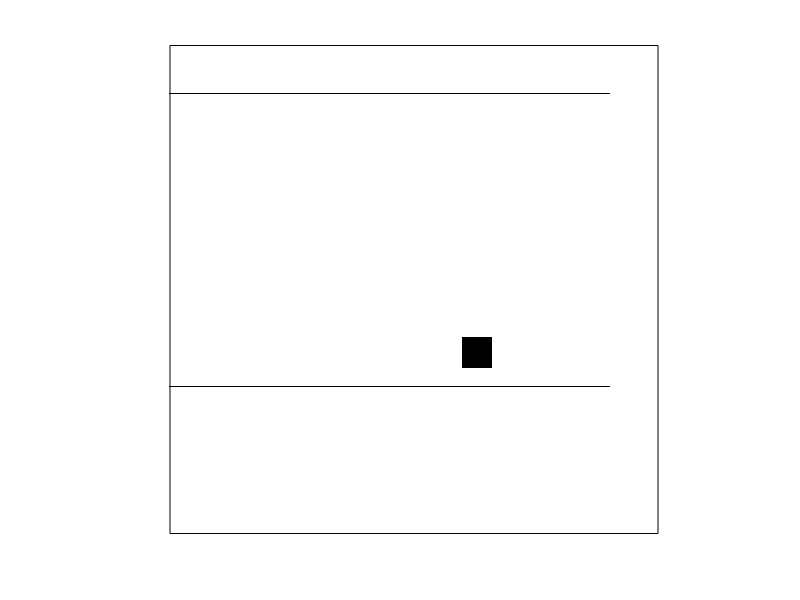

MATLAB code to generate this figure: (Note: this script raises an error after producing the figure.)
clc
clear
close all
%set up the potential field for the map
map=ones(500);
map(300:330,300:330)=zeros(31);
%set the road
map(50,1:450)=zeros(1,450);
map(350,1:450)=zeros(1,450);
map(240,1:450)=ones(1,450)*0.9;
map=int16(map);
%%%%%%Set up parameters%%%%%%
source=[300 10];%the initial position in Y X fromate
goal=[300 450]; %the goal position in Y X formate
robotDirection=0; % initial heading direction
robotSize=[2 2]; %length and breadth
robotSpeed=20; % arbitrary units 
maxRobotSpeed=10; % arbitrary units 
S=2; % safety distance
distanceThreshold=10; % a threshold distace. points within this threshold can be taken as same. 
maxAcceleration=6; % maximum speed change per unit time
maxTurn=30*pi/180; % potential outputs to turn are restriect to -60 and 60 degrees.
k=3.5; % degree of calculating potential
attractivePotentialScaling=3000000; % scaling factor for attractive potential
repulsivePotentialScaling=300000; % scaling factor for repulsive potential
minAttractivePotential=1; % minimum attractive potential at any point
%%%%%%%start planning%%%%%%%%

currentPosition=source;
currentDirection=robotDirection;
robotDiagnal=sqrt((robotSize(1)/2)^2+(robotSize(2)/2)^2);
pathFound=false;
pathCost=0;
t=1;
imshow(map==1);
rectangle('position',[1 1 size(map)-1],'edgecolor','k')
pathlength=0;

%check the initial position and target position is avaliable
if ~plotRobot(currentPosition,currentDirection,map,robotDiagnal)
   error('start position lies on an obstacle or outside map');
end
if ~feasurePoint(goal,map)
   error('Target position lies on an obstacle or outside map');
end
tic
%find the path
while ~pathFound
    %calculate the distance from obstacel at front
    distance=robotSize(1)/2+1;
    while true
        x=currentPosition+distance*[sin(currentDirection) cos(currentDirection)];
        x=int16(x);
        if ~feasurePoint(x,map)
            break;
        end
        distance=distance+1;
        
    end
    disFront=distance-robotSize(1)/2; %find the fron distance eliminate robot size
    
      %calculate the distance from obstacel at left
    distance=robotSize(1)/2+1;
    while true
        x=currentPosition+distance*[sin(currentDirection-pi/2) cos(currentDirection-pi/2)];
         x=int16(x);
        if ~feasurePoint(x,map)
            break;
        end
        distance=distance+1;
        
    end
    disLeft=distance-robotSize(1)/2; %find the fron distance eliminate robot size
    
    %calculate the distance from obstacel at right
    distance=robotSize(1)/2+1;
    while true
        x=currentPosition+distance*[sin(currentDirection+pi/2) cos(currentDirection+pi/2)];
         x=int16(x);
        if ~feasurePoint(x,map)
            break;
        end
        distance=distance+1;
        
    end
    disRight=distance-robotSize(1)/2; %find the fron distance eliminate robot size
    
    %calculate the distance from obstacel at left diagnoal
    distance=robotDiagnal+1;
    while true
        x=currentPosition+distance*[sin(currentDirection-pi/4) cos(currentDirection-pi/4)];
         x=int16(x);
        if ~feasurePoint(x,map)
            break;
        end
        distance=distance+1;
        
    end
    disLeftDiagonal=distance-robotDiagnal; %find the fron distance eliminate robot size
    
    %calculate the distance from obstacel at right diagnoal
    distance=robotDiagnal+1;
    while true
        x=currentPosition+distance*[sin(currentDirection+pi/4) cos(currentDirection+pi/4)];
         x=int16(x);
        if ~feasurePoint(x,map)
            break;
        end
        distance=distance+1;
        
    end
    disRightDiagonal=distance-robotDiagnal; %find the fron distance eliminate robot size
    
    %calculate the angle to the goal
    angleGoal=atan2(goal(1)-currentPosition(1),goal(2)-currentPosition(2));
    %calculate the distance to the goal
    distanceGoal=sqrt((goal(1)-currentPosition(1))^2+(goal(2)-currentPosition(2))^2);
    %judege whether found the goal
    if distanceGoal<distanceThreshold
        pathFound=true;
    end
    
    %compute potentails
    repulsivePotential=(1.0/disFront)^k*[sin(currentDirection) cos(currentDirection)] + ...
     (1.0/disLeft)^k*[sin(currentDirection-pi/2) cos(currentDirection-pi/2)] + ...
     (1.0/disRight)^k*[sin(currentDirection+pi/2) cos(currentDirection+pi/2)] + ...
     (1.0/disLeftDiagonal)^k*[sin(currentDirection-pi/4) cos(currentDirection-pi/4)] + ...
     (1.0/disRightDiagonal)^k*[sin(currentDirection+pi/4) cos(currentDirection+pi/4)];
   
    attractivePotential=max([(1.0/distanceGoal)^k*attractivePotentialScaling ...
        minAttractivePotential])*[sin(angleGoal) cos(angleGoal)];
    totalPotential=attractivePotential-repulsivePotential*repulsivePotentialScaling;
    
    %perform steering
     preferredSteer=atan2(robotSpeed*sin(currentDirection)+totalPotential(1), ...
         robotSpeed*cos(currentDirection)+totalPotential(2))-currentDirection;
     %limit the steering angle in pi to -pi
     preferredSteer=minimizeAngle(preferredSteer);
     
     %limit the steering angle less than the maximam steering angle
     preferredSteer=max(-maxTurn,preferredSteer);
     preferredSteer=min(maxTurn,preferredSteer);
      
     currentDirection=currentDirection+preferredSteer;
     
     % setting the speed based on vehicle acceleration and speed limits. the vehicle cannot move backwards.
     preferredSpeed=sqrt(sum((robotSpeed*[sin(currentDirection) cos(currentDirection)] + totalPotential).^2));
     preferredSpeed=min([robotSpeed+maxAcceleration preferredSpeed]);
     robotSpeed=max([robotSpeed-maxAcceleration preferredSpeed]);
     robotSpeed=min([robotSpeed maxRobotSpeed]);
     robotSpeed=max([robotSpeed 0]);
     
     if robotSpeed==0 
         error('robot had to stop to avoid collission'); 
     end
     
     %update the new position 
     newPosition=currentPosition+robotSpeed*[sin(currentDirection),cos(currentDirection)];
     pathCost=pathCost+distanceCost(newPosition,currentPosition);
     currentPosition=newPosition;
     
     if ~feasurePoint(int16(currentPosition),map)
         error('collission recorded'); 
     end
      % plotting robot
     if ~plotRobot(currentPosition,currentDirection,map,robotDiagnal)
        error('collission recorded');
     end
end

fprintf('processing time=%d \nPath Length=%d \n\n', toc,pathCost); 


function test=plotRobot(position,direction ,map,step)

%plot the robot trajectory according to current position and direction
corner1=position+step*[sin(direction-pi/4), cos(direction-pi/4)];
corner2=position+step*[sin(direction+pi/4), cos(direction+pi/4)]; 
corner3=position+step*[sin(direction+pi-pi/4), cos(direction+pi-pi/4)];
corner4=position+step*[sin(direction+pi+pi/4), cos(direction+pi+pi/4)];
line([corner1(2);corner2(2);corner3(2);corner4(2);corner1(2)],...
 [corner1(1);corner2(1);corner3(1);corner4(1);corner1(1)],'color','blue','LineWidth',2);
if (~feasurePoint(int16(corner1),map) || ~feasurePoint(int16(corner2),map)...
        || ~feasurePoint(int16(corner3),map) || ~feasurePoint(int16(corner4),map))
    test=false;
else 
    test=true;
end
end


function test=feasurePoint(point,map)

test=true;
%check whether the point is in the boundary and no collision
if ~(point(1)>=1 && point(1)<=size(map,1) && point(2)>=1 ...
    && point(2)<=size(map,2) && map(point(1),point(2))==1)
    test=false;
end


end

function angle_new=minimizeAngle(angle)
%convet angle to -pi to pi
 while angle>pi
     angle=angle-2*pi;
 end
 while angle<-pi
     angle=angle+2*pi;
 end

angle_new=angle;
end

function h=distanceCost(a,b)
h = sqrt(sum(a-b).^2);
end